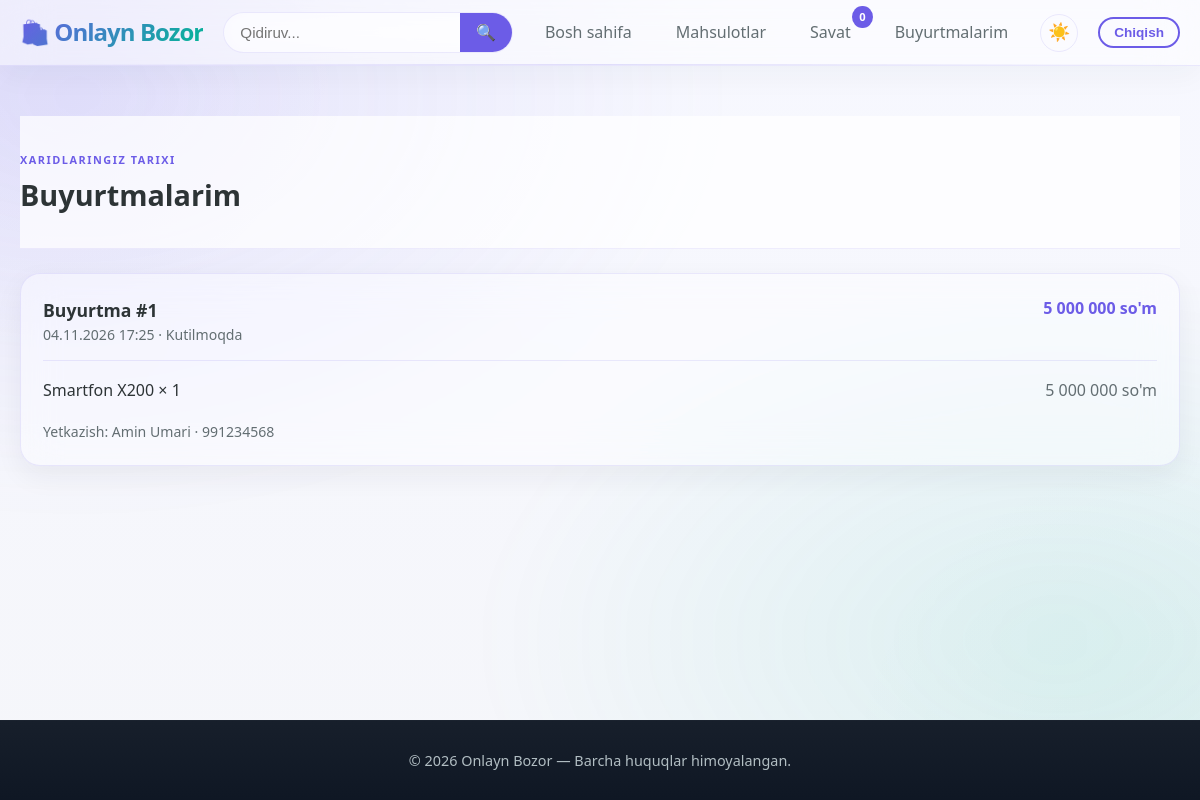
/orders/ (signed in), run on the app's committed database.
### shop/models.py (models this page shows, shortened)
class Order(models.Model):
    class Status(models.TextChoices):
        PENDING = 'pending', 'Kutilmoqda'
        CONFIRMED = 'confirmed', 'Tasdiqlangan'
        SHIPPED = 'shipped', 'Yetkazilmoqda'
        DELIVERED = 'delivered', 'Yetkazildi'
        CANCELED = 'canceled', 'Bekor qilindi'
    user = models.ForeignKey(
        settings.AUTH_USER_MODEL,
        related_name='shop_orders',
        on_delete=models.PROTECT,
    )
    phone = models.CharField(max_length=32)
    address = models.TextField()
    status = models.CharField(
        max_length=16,
        choices=Status.choices,
        default=Status.PENDING,
    )
    total = models.DecimalField(max_digits=12, decimal_places=2)
    created_at = models.DateTimeField(auto_now_add=True)
    class Meta:
        ordering = ('-created_at',)

class OrderItem(models.Model):
    order = models.ForeignKey(
        Order,
        related_name='items',
        on_delete=models.CASCADE,
    )
    product = models.ForeignKey(
        Product,
        related_name='order_items',
        null=True,
        blank=True,
        on_delete=models.SET_NULL,
    )
    product_name = models.CharField(max_length=200)
    price = models.DecimalField(max_digits=10, decimal_places=2)
    quantity = models.PositiveIntegerField()

### shop/views.py (the view)
# urls.py: path('orders/', views.order_history, name='order_history'),
@login_required(login_url='shop_auth:login')
def order_history(request):
    orders = Order.objects.filter(user=request.user).prefetch_related('items')
    return render(request, 'shop/order_history.html', {'orders': orders})

### myshop/context_processors.py (called while the page is built)
def cart(request):
    return {'cart': Cart(request)}

def auth_urls(request):
    return {
        'login_url': '/auth/login/',
        'logout_url': '/auth/logout/',
        'register_url': '/auth/register/',
    }

### shop/cart.py (called while the page is built)
    def __len__(self):
        return sum(item['quantity'] for item in self.cart.values())

### shop/templatetags/shop_extras.py (called while the page is built)
@register.filter
def uzs(value):
    try:
        amount = Decimal(str(value))
    except (InvalidOperation, TypeError, ValueError):
        return value
    formatted = f"{amount:,.0f}".replace(",", " ")
    return f"{formatted} so'm"

### templates/shop/order_history.html (shortened to what this page needs)
{% extends 'base.html' %}
{% load shop_extras %}
{% block content %}
<section class="products-section">
    <div class="container">
        <div class="page-header">
            <span class="home-section-kicker">XARIDLARINGIZ TARIXI</span>
            <h1>Buyurtmalarim</h1>
        </div>
        <div class="order-history-list">
            {% for order in orders %}
            <article class="order-history-card glass-panel">
                <div class="order-history-heading">
                    <div>
                        <h2>Buyurtma #{{ order.id }}</h2>
                        <p>{{ order.created_at|date:"d.m.Y H:i" }} · {{ order.get_status_display }}</p>
                    </div>
                    <strong>{{ order.total|uzs }}</strong>
                </div>
                <ul>
                    {% for item in order.items.all %}
                    <li>{{ item.product_name }} × {{ item.quantity }} <span>{{ item.price|uzs }}</span></li>
                    {% endfor %}
                </ul>
                <p class="order-delivery">Yetkazish: {{ order.address }} · {{ order.phone }}</p>
            </article>
            {% empty %}
            <div class="empty-cart">
                <p>Hozircha buyurtmalar yo‘q.</p>
                <a class="btn btn-primary" href="{% url 'shop:product_list' %}">Mahsulotlarni ko‘rish</a>
            </div>
            {% endfor %}
        </div>
    </div>
</section>
{% endblock %}

### static/css/style.css (style rules this page uses)
:root { --primary: #6c5ce7; --primary-dark: #5a4bd1; --secondary: #00b894; --accent: #fdcb6e; --danger: #e17055; --dark: #2d3436; --gray: #636e72; --light: #f5f6fa; --white: rgba(255, 255, 255, 0.72); --glass: rgba(255, 255, 255, 0.5); --card-bg: rgba(255, 255, 255, 0.66); --panel-bg: rgba(255, 255, 255, 0.56); --shadow: 0 10px 28px rgba(26, 33, 46, 0.06); --shadow-hover: 0 14px 34px rgba(108, 92, 231, 0.12); --radius: 12px; --radius-sm: 8px; --transition: 0.3s ease; }
* { margin: 0; padding: 0; box-sizing: border-box; }
html { scroll-behavior: smooth; }
body { font-family: 'Segoe UI', Tahoma, Geneva, Verdana, sans-serif; background: radial-gradient(circle at top left, rgba(108, 92, 231, 0.08), transparent 24%), radial-gradient(circle at bottom right, rgba(0, 184, 148, 0.05), transparent 25%), linear-gradient(180deg, rgba(247, 248, 255, 0.96), rgba(245, 246, 250, 0.96)); color: var(--dark); line-height: 1.6; min-height: 100vh; display: flex; flex-direction: column; }
.container { max-width: 1200px; margin: 0 auto; padding: 0 20px; }
.products-section, .categories-section, .cart-section { padding: 50px 0; }
.page-header { background: var(--white); padding: 30px 0; border-bottom: 1px solid rgba(108, 92, 231, 0.1); }
.page-header h1 { font-size: 1.8rem; }
.home-eyebrow, .home-section-kicker { display: inline-flex; align-items: center; gap: 9px; color: #aebbb5; font-size: 0.72rem; font-weight: 700; letter-spacing: 0.14em; }
.home-section-kicker { color: var(--primary); font-size: 0.68rem; }
.glass-panel { background: var(--panel-bg); border: 1px solid var(--theme-border); border-radius: 20px; box-shadow: var(--shadow); backdrop-filter: blur(18px) saturate(1.25); -webkit-backdrop-filter: blur(18px) saturate(1.25); }
.order-history-list { display: grid; gap: 18px; margin-top: 24px; }
.order-history-card { padding: 22px; }
.order-history-heading { display: flex; justify-content: space-between; gap: 16px; align-items: start; padding-bottom: 14px; border-bottom: 1px solid var(--theme-border); }
.order-history-heading h2 { font-size: 1.1rem; }
.order-history-heading p, .order-delivery { color: var(--gray); font-size: 0.88rem; }
.order-history-heading > strong { color: var(--primary); white-space: nowrap; }
.order-history-card ul { list-style: none; padding: 10px 0; }
.order-history-card li { display: flex; justify-content: space-between; gap: 16px; padding: 7px 0; }
.order-history-card li span { color: var(--gray); white-space: nowrap; }
body { position: relative; isolation: isolate; }
body::before { content: ''; position: fixed; inset: -18%; z-index: -1; pointer-events: none; background: radial-gradient(ellipse at 18% 22%, rgba(108, 92, 231, 0.13), transparent 34%), radial-gradient(ellipse at 78% 72%, rgba(0, 184, 148, 0.1), transparent 32%); filter: blur(28px); animation: ambient-drift 26s ease-in-out infinite alternate; }

### static/css/theme.css (style rules this page uses)
:root { color-scheme: light; --light: #f5f6fa; --white: rgba(255, 255, 255, 0.72); --dark: #2d3436; --gray: #636e72; --theme-border: rgba(108, 92, 231, 0.12); --theme-header: rgba(255, 255, 255, 0.48); --card-bg: rgba(255, 255, 255, 0.48); --panel-bg: rgba(255, 255, 255, 0.42); }
body { background-color: var(--light); color: var(--dark); transition: background-color 0.25s ease, color 0.25s ease; }
.page-header { color: var(--dark); }

### data on the page
Order: id "1", created_at "04.11.2026 17:25", status "Kutilmoqda", total|uzs "5 000 000 so'm", address "Amin Umari", phone "991234568"
OrderItem: product_name "Smartfon X200", quantity "1", price|uzs "5 000 000 so'm"

### other printed values
{{ cart|length }} "0"
